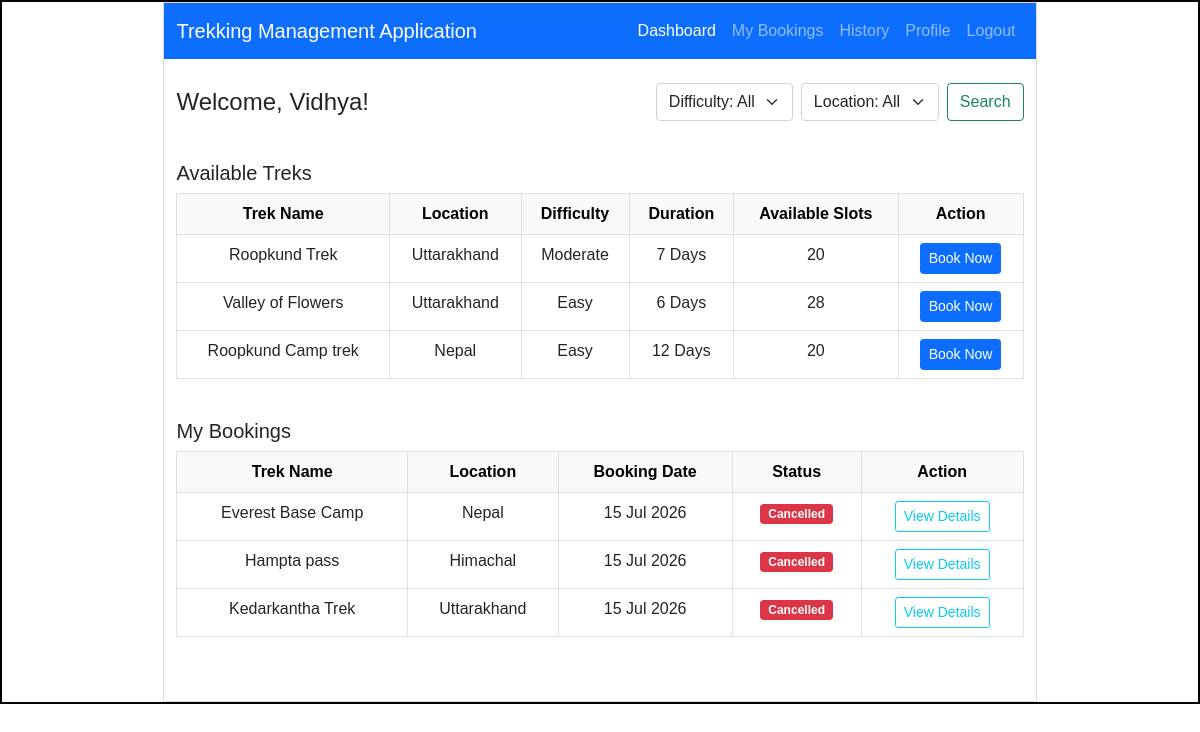
The page /trekker/dashboard/4 (signed in) on the database its author committed.
### models.py (models this page shows)
class User(db.Model):
    __tablename__ = "user"
    id = db.Column(db.Integer  , primary_key = True)
    name = db.Column(db.String() , nullable=False)
    email=db.Column(db.String(), unique = True , nullable=False )
    password = db.Column(db.String() , nullable=False)
    phone = db.Column(db.String(15) , nullable=False ,unique = True)
    role = db.Column(db.String(), nullable=False , default='trekker')
    is_blacklisted = db.Column(db.Boolean , nullable= False , default = False)
    bookings = db.relationship( "Booking" ,backref = "user",lazy=True) # One User -> Many Bookings
    staff_profile = db.relationship("Staff_Profile",backref = "user",uselist=False,lazy=True)

class Trek(db.Model):
    __tablename__ = "trek"
    id = db.Column(db.Integer  , primary_key = True)
    trek_name = db.Column(db.String() , nullable = False)
    location = db.Column(db.String(100),nullable=False)
    difficulty = db.Column(db.String(20),nullable=False)
    duration = db.Column(db.Integer,nullable=False)
    available_slots = db.Column(db.Integer,nullable=False)
    trek_status = db.Column(db.String(20),nullable=False,default = "Pending")
    start_date = db.Column(db.Date,nullable=False)
    end_date = db.Column(db.Date,nullable=False)
    description = db.Column(db.Text)
    staff_id = db.Column(db.Integer,db.ForeignKey("staff_profile.id"), nullable = True)
    bookings = db.relationship("Booking",backref = "trek",lazy=True) # One Trek -> Many Bookings

class Booking(db.Model):
    __tablename__ = "booking"
    id = db.Column(db.Integer  , primary_key = True)
    booking_date = db.Column(db.Date, default=date.today)
    booking_status = db.Column(db.String(20),nullable=False,default = "Booked")
    payment_status = db.Column(db.String(20),nullable=False,default="Pending")
    user_id = db.Column(db.Integer,db.ForeignKey("user.id"), nullable=False) # many
    trek_id = db.Column(db.Integer,db.ForeignKey("trek.id") , nullable=False)
    __table_args__ = (db.UniqueConstraint('user_id','trek_id',name='unique_user_trek'),)

### app.py (the view)
@app.route("/trekker/dashboard/<int:user_id>")
@role_required("trekker")
@login_required
def trekker_dashboard(user_id):
    user = User.query.get_or_404(user_id)
    location = request.args.get("location", "").strip()
    difficulty = request.args.get("difficulty", "").strip()
    treks_query = Trek.query.filter_by(trek_status="Open")
    if location:
        treks_query = treks_query.filter(Trek.location == location)
    if difficulty:
        treks_query = treks_query.filter(Trek.difficulty == difficulty)
    treks = treks_query.all()
    all_locations = [row[0] for row in db.session.query(Trek.location).distinct().all()]
    all_difficulties = [row[0] for row in db.session.query(Trek.difficulty).distinct().all()]
    recent_bookings = (Booking.query.filter_by(user_id=user_id).order_by(Booking.booking_date.desc()).limit(3).all())
    return render_template("trekker_dashboard.html", user=user,
                           treks=treks, location=location, difficulty=difficulty,
                           all_locations=all_locations, all_difficulties=all_difficulties,
                           recent_bookings=recent_bookings)

### app.py (called while the page is built)
def login_required(f):
    @wraps(f)
    def wrapper(*args, **kwargs):
        if 'user_id' not in session:
            flash("Please log in to continue.", "warning")
            return redirect(url_for("login"))
        if 'user_id' in kwargs and kwargs['user_id'] != session['user_id']:
            flash("You don't have access to that page.", "warning")
            return _redirect_to_own_area()
        return f(*args, **kwargs)
    return wrapper

def role_required(*roles):
    def decorator(f):
        @wraps(f)
        def wrapper(*args, **kwargs):
            if 'user_id' not in session:
                flash("Please log in to continue.", "warning")
                return redirect(url_for("login"))
            if session.get('role') not in roles:
                flash("You don't have access to that page.", "warning")
                return _redirect_to_own_area()
            return f(*args, **kwargs)
        return wrapper
    return decorator

### templates/trekker_dashboard.html (shortened to what this page needs)
<!DOCTYPE html>
<html lang="en">
<head>
    <link rel="stylesheet" href="{{ url_for('static', filename='style.css') }}">
    <link href="https://cdn.jsdelivr.net/npm/bootstrap@5.0.2/dist/css/bootstrap.min.css" rel="stylesheet">
</head>
<body>
    <div id="main">
        <div id="canvas">
            <nav class="navbar navbar-expand-lg navbar-dark bg-primary">
                <div class="container-fluid">
                    <a class="navbar-brand" href="/trekker/dashboard/{{ user.id }}">Trekking Management Application</a>
                    <div class="navbar-nav ms-auto">
                        <a class="nav-link active" href="/trekker/dashboard/{{ user.id }}">Dashboard</a>
                        <a class="nav-link" href="/trekker/bookings/{{ user.id }}">My Bookings</a>
                        <a class="nav-link" href="/trekker/history/{{ user.id }}">History</a>
                        <a class="nav-link" href="/trekker/profile/{{ user.id }}">Profile</a>
                        <a class="nav-link" href="/logout">Logout</a>
                    </div>
                </div>
            </nav>
            <div class="container mt-4 d-flex justify-content-between align-items-center mb-3">
                <h4 class="mb-3">Welcome, {{ user.name }}!</h4>
                <form method="GET" action="/trekker/dashboard/{{ user.id }}" class="row g-2 mb-3">
                    <div class="col-auto">
                        <select name="difficulty" class="form-select">
                            <option value="">Difficulty: All</option>
                        </select>
                    </div>
                    <div class="col-auto">
                        <select name="location" class="form-select">
                            <option value="">Location: All</option>
                        </select>
                    </div>
                    <div class="col-auto">
                        <button type="submit" class="btn btn-outline-success">Search</button>
                    </div>
                </form>
            </div>
            <div class="container mt-4">
                <h5 class="mb-2">Available Treks</h5>
                {% if treks %}
                <div style="max-height: 250px; overflow-y: auto;">
                    <table class="table table-bordered table-hover text-center">
                        <thead class="table-light">
                            <tr>
                                <th>Trek Name</th>
                                <th>Location</th>
                                <th>Difficulty</th>
                                <th>Duration</th>
                                <th>Available Slots</th>
                                <th>Action</th>
                            </tr>
                        </thead>
                        <tbody>
                            {% for trek in treks %}
                            <tr>
                                <td>{{ trek.trek_name }}</td>
                                <td>{{ trek.location }}</td>
                                <td>{{ trek.difficulty }}</td>
                                <td>{{ trek.duration }} Days</td>
                                <td>{{ trek.available_slots }}</td>
                                <td>
                                    <a href="/trekker/book/{{ trek.id }}/{{ user.id }}" class="btn btn-primary btn-sm">Book Now</a>
                                </td>
                            </tr>
                            {% endfor %}
                        </tbody>
                    </table>
                </div>
                {% else %}
                    {% if location or difficulty %}
                        <div class="alert alert-warning">No treks found matching your filters.</div>
                    {% else %}
                        <div class="alert alert-info">No treks available right now.</div>
                    {% endif %}
                {% endif %}
                <h5 class="mt-4 mb-2">My Bookings</h5>
                {% if recent_bookings %}
                <div style="max-height: 200px; overflow-y: auto;">
                <table class="table table-bordered text-center">
                    <thead class="table-light">
                        <tr>
                            <th>Trek Name</th>
                            <th>Location</th>
                            <th>Booking Date</th>
                            <th>Status</th>
                            <th>Action</th>
                        </tr>
                    </thead>
                    <tbody>
                        {% for booking in recent_bookings %}
                        <tr>
                            <td>{{ booking.trek.trek_name }}</td>
                            <td>{{ booking.trek.location }}</td>
                            <td>{{ booking.booking_date.strftime('%d %b %Y') }}</td>
                            <td>
                                {% if booking.booking_status == "Booked" %}
                                    <span class="badge bg-primary">Booked</span>
                                {% elif booking.booking_status == "Started" %}
                                    <span class="badge bg-warning text-dark">Started</span>
                                {% elif booking.booking_status == "Cancelled" %}
                                    <span class="badge bg-danger">Cancelled</span>
                                {% elif booking.booking_status == "Completed" %}
                                    <span class="badge bg-success">Completed</span>
                                {% endif %}
                            </td>
                            <td>
                                <a href="/trekker/trek/details/{{ booking.trek.id }}/{{ user.id }}" class="btn btn-outline-info btn-sm">View Details</a>
                            </td>
                        </tr>
                        {% endfor %}
                    </tbody>
                </table>
                </div>
                {% else %}
                <div class="alert alert-info">No bookings yet.</div>
                {% endif %}
                </div>
            </div>
        </div>
</body>
</html>

### static/style.css (style rules this page uses)
* { margin:0px; font-family: Arial, Helvetica, sans-serif; }
#main { border:2px solid black; margin-top: 0px; }
#canvas { border:1px solid #dcdcdc; width:73%; height:700px; margin:auto; }
table { max-height: 20px; overflow-y: auto; }

### rows shown on the page
User: name "Vidhya"
Trek: trek_name "Roopkund Trek", location "Uttarakhand", difficulty "Moderate", duration "7", available_slots "20"
Trek: trek_name "Valley of Flowers", location "Uttarakhand", difficulty "Easy", duration "6", available_slots "28"
Trek: trek_name "Roopkund Camp trek", location "Nepal", difficulty "Easy", duration "12", available_slots "20"
Booking: trek.trek_name "Everest Base Camp", trek.location "Nepal", booking_date "15 Jul 2026", booking_status "Cancelled"
Booking: trek.trek_name "Hampta pass", trek.location "Himachal", booking_date "15 Jul 2026", booking_status "Cancelled"
Booking: trek.trek_name "Kedarkantha Trek", trek.location "Uttarakhand", booking_date "15 Jul 2026", booking_status "Cancelled"
